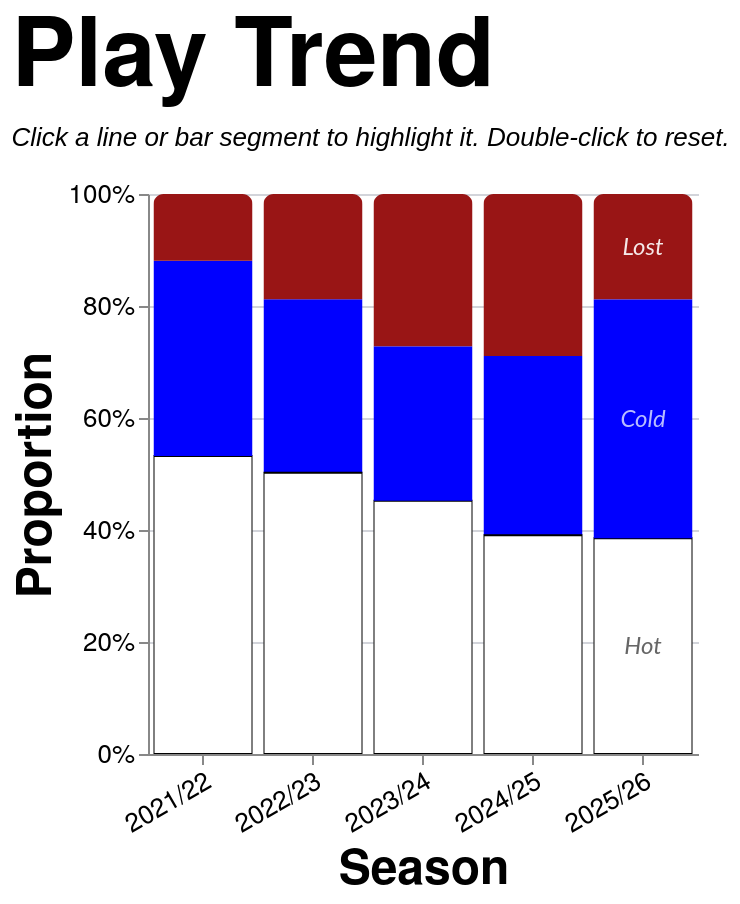

Vega-Lite specification stored for this chart:
### Vega-Lite specification from a JSON file in a GitHub repository (floating-point values rounded to 4 significant figures; data arrays with more than 128 entries replaced by an {"elided": "..."} marker saying what was removed)
{"config": {"axis": {"labelFont": "PT Sans Narrow, Helvetica Neue, Helvetica, Arial, sans-serif", "titleFont": "PT Sans Narrow, Helvetica Neue, Helvetica, Arial, sans-serif", "labelFontSize": 13, "titleFontSize": 24, "gridColor": "#202947", "gridOpacity": 0.2, "zindex": 1}, "text": {"font": "Lato, sans-serif"}, "bar": {"cornerRadiusEnd": 5}, "header": {"labelFont": "PT Sans Narrow, Helvetica Neue, Helvetica, Arial, sans-serif", "titleFont": "PT Sans Narrow, Helvetica Neue, Helvetica, Arial, sans-serif", "labelFontSize": 24, "titleFontSize": 28, "labelFontWeight": "bold", "orient": "left"}, "legend": {"labelFont": "PT Sans Narrow, Helvetica Neue, Helvetica, Arial, sans-serif", "titleFont": "PT Sans Narrow, Helvetica Neue, Helvetica, Arial, sans-serif", "labelFontSize": 14, "titleFontSize": 16, "titlePadding": 5, "fillColor": "white", "strokeColor": "black", "padding": 10, "titleFontWeight": "lighter", "titleFontStyle": "italic", "titleColor": "gray", "offset": 10}, "title": {"font": "PT Sans Narrow, Helvetica Neue, Helvetica, Arial, sans-serif", "fontSize": 48, "fontWeight": "bold", "anchor": "start", "align": "center", "titlePadding": 20, "subtitlePadding": 10, "subtitleFontSize": 13, "subtitleColor": "", "subtitleFontStyle": "italic", "offset": 15, "color": "black"}, "axisX": {"labelAngle": 0}, "facet": {"title": null, "header": null, "align": {"row": "each", "column": "each"}}, "resolve": {"scale": {"y": "independent", "facet": "independent"}}, "background": "transparent", "scale": {"offsetBandPaddingOuter": 0.2, "offsetBandPaddingInner": 0.1}, "view": {"stroke": null, "background": "transparent"}}, "layer": [{"mark": {"type": "bar", "opacity": 0.85}, "encoding": {"color": {"field": "play", "legend": null, "scale": {"domain": ["Hot", "Cold", "Lost"], "range": ["white", "blue", "#991515"]}, "sort": ["Hot", "Cold", "Lost"], "type": "nominal"}, "opacity": {"condition": {"param": "param_14", "value": 1.0, "empty": true}, "value": 0.2}, "order": {"field": "stack_order", "sort": "ascending", "type": "quantitative"}, "stroke": {"field": "play", "legend": null, "scale": {"domain": ["Hot", "Cold", "Lost"], "range": ["black", "transparent", "transparent"]}, "type": "nominal"}, "tooltip": [{"field": "season", "title": "Season", "type": "nominal"}, {"field": "play", "title": "Play", "type": "nominal"}, {"field": "attempts", "format": ",.0f", "title": "Attempts", "type": "quantitative"}], "x": {"axis": {"labelAngle": -30}, "field": "season", "sort": ["2021/22", "2022/23", "2023/24", "2024/25", "2025/26"], "title": "Season", "type": "nominal"}, "y": {"axis": {"format": "%", "orient": "left"}, "field": "attempts", "stack": "normalize", "title": "Proportion", "type": "quantitative"}}, "name": "view_13", "transform": [{"filter": "(loSquad == 'All' || datum.squad == loSquad) && (loGameType == 'All' || (loGameType == 'League + Cup' && (datum.game_type == 'League' || datum.game_type == 'Cup')) || (loGameType == 'League only' && datum.game_type == 'League') || datum.game_type == loGameType) && (loThrower == 'All' || datum.thrower == loThrower) && (loJumper == 'All' || datum.jumper == loJumper) && (loArea == 'All' || datum.area == loArea) && (loNumbers == 'All' || datum.numbers == loNumbers)"}, {"aggregate": [{"op": "count", "as": "attempts"}, {"op": "sum", "field": "won", "as": "won"}], "groupby": ["season", "play"]}, {"calculate": "datum.play == 'Hot' ? 0 : datum.play == 'Cold' ? 1 : datum.play == 'Lost' ? 2 : 999", "as": "stack_order"}]}, {"mark": {"type": "text", "align": "center", "baseline": "middle", "fontSize": 12, "fontStyle": "italic"}, "encoding": {"color": {"field": "text_label_color", "legend": null, "scale": null, "type": "nominal"}, "opacity": {"condition": {"param": "param_14", "value": 0.9, "empty": true}, "value": 0.3}, "text": {"field": "play", "type": "nominal"}, "x": {"axis": {"labelAngle": -30}, "field": "season", "sort": ["2021/22", "2022/23", "2023/24", "2024/25", "2025/26"], "title": "Season", "type": "nominal"}, "y": {"field": "mid_y", "scale": {"domain": [0, 1]}, "type": "quantitative"}}, "transform": [{"filter": "(loSquad == 'All' || datum.squad == loSquad) && (loGameType == 'All' || (loGameType == 'League + Cup' && (datum.game_type == 'League' || datum.game_type == 'Cup')) || (loGameType == 'League only' && datum.game_type == 'League') || datum.game_type == loGameType) && (loThrower == 'All' || datum.thrower == loThrower) && (loJumper == 'All' || datum.jumper == loJumper) && (loArea == 'All' || datum.area == loArea) && (loNumbers == 'All' || datum.numbers == loNumbers)"}, {"aggregate": [{"op": "count", "as": "attempts"}, {"op": "sum", "field": "won", "as": "won"}], "groupby": ["season", "play"]}, {"calculate": "datum.play == 'Hot' ? 0 : datum.play == 'Cold' ? 1 : datum.play == 'Lost' ? 2 : 999", "as": "stack_order"}, {"joinaggregate": [{"op": "sum", "field": "attempts", "as": "season_total"}], "groupby": ["season"]}, {"calculate": "datum.attempts / datum.season_total", "as": "proportion"}, {"window": [{"op": "sum", "field": "proportion", "as": "cum_prop"}], "frame": [null, 0], "groupby": ["season"], "sort": [{"field": "stack_order", "order": "ascending"}]}, {"calculate": "datum.cum_prop - datum.proportion / 2", "as": "mid_y"}, {"calculate": "datum.play == 'Hot' ? '#555555' : datum.play == 'Cold' ? '#ccd0ff' : datum.play == 'Lost' ? 'white' : 'black'", "as": "text_label_color"}, {"calculate": "toNumber(split(datum.season, '/')[0])", "as": "season_order_num"}, {"window": [{"op": "row_number", "field": "", "as": "season_rank"}], "groupby": ["play"], "sort": [{"field": "season_order_num", "order": "descending"}]}, {"filter": "datum.season_rank == 1"}]}], "data": {"name": "data-15e79532cff8ae58bb045c3a34749407"}, "height": 280, "params": [{"name": "loSquad", "value": "All"}, {"name": "loSeason", "value": "All"}, {"name": "loGameType", "value": "All"}, {"name": "loThrower", "value": "All"}, {"name": "loJumper", "value": "All"}, {"name": "loArea", "value": "All"}, {"name": "loNumbers", "value": "All"}, {"name": "param_14", "select": {"type": "point", "clear": "dblclick", "fields": ["play"], "on": "click"}, "views": ["view_13"]}], "title": {"text": "Play Trend", "subtitle": "Click a line or bar segment to highlight it. Double-click to reset."}, "width": {"step": 55}, "$schema": "https://vega.github.io/schema/vega-lite/v5.20.1.json", "datasets": {"data-15e79532cff8ae58bb045c3a34749407": {"elided": "1274 records"}}}
